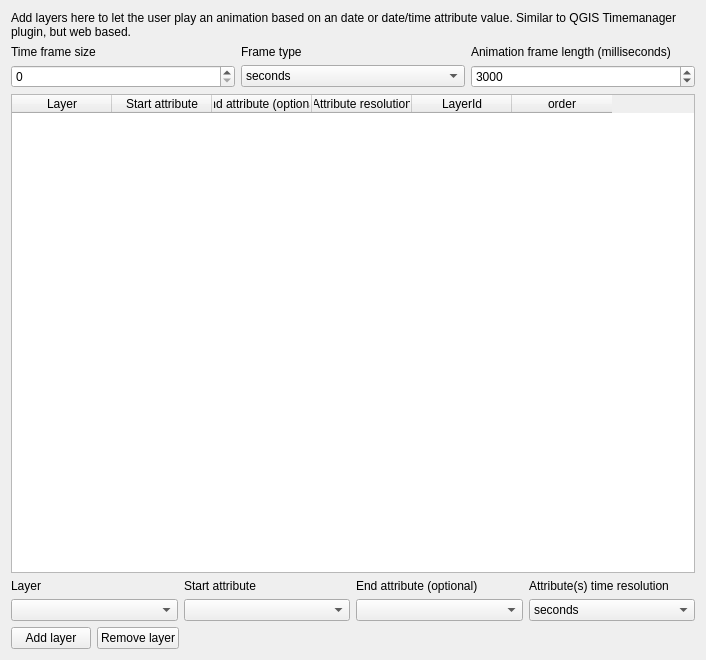
             <widget class="QWidget" name="scrollAreaWidgetContents_9">
              <property name="geometry">
               <rect>
                <x>0</x>
                <y>0</y>
                <width>706</width>
                <height>660</height>
               </rect>
              </property>
              <layout class="QVBoxLayout" name="verticalLayout_43">
               <item>
                <widget class="QLabel" name="label_41">
                 <property name="text">
                  <string>Add layers here to let the user play an animation based on an date or date/time attribute value. Similar to QGIS Timemanager plugin, but web based.</string>
                 </property>
                 <property name="wordWrap">
                  <bool>true</bool>
                 </property>
                </widget>
               </item>
               <item>
                <layout class="QGridLayout" name="gridLayout_13">
                 <item row="0" column="1">
                  <widget class="QLabel" name="label_43">
                   <property name="text">
                    <string>Frame type</string>
                   </property>
                   <property name="wordWrap">
                    <bool>true</bool>
                   </property>
                  </widget>
                 </item>
                 <item row="0" column="0">
                  <widget class="QLabel" name="label_42">
                   <property name="text">
                    <string>Time frame size</string>
                   </property>
                   <property name="wordWrap">
                    <bool>true</bool>
                   </property>
                  </widget>
                 </item>
                 <item row="1" column="0">
                  <widget class="QSpinBox" name="inTimeFrameSize">
                   <property name="maximum">
                    <number>10000</number>
                   </property>
                  </widget>
                 </item>
                 <item row="0" column="2">
                  <widget class="QLabel" name="label_44">
                   <property name="text">
                    <string>Animation frame length (milliseconds)</string>
                   </property>
                   <property name="wordWrap">
                    <bool>true</bool>
                   </property>
                  </widget>
                 </item>
                 <item row="1" column="2">
                  <widget class="QSpinBox" name="inAnimationFrameLength">
                   <property name="toolTip">
                    <string>Duration in milliseconds of a given time frame step before the next frame is activated (used when the play button is activated)</string>
                   </property>
                   <property name="maximum">
                    <number>10000</number>
                   </property>
                   <property name="value">
                    <number>3000</number>
                   </property>
                  </widget>
                 </item>
                 <item row="1" column="1">
                  <widget class="QComboBox" name="liTimeFrameType">
                   <item>
                    <property name="text">
                     <string>seconds</string>
                    </property>
                   </item>
                   <item>
                    <property name="text">
                     <string>minutes</string>
                    </property>
                   </item>
                   <item>
                    <property name="text">
                     <string>hours</string>
                    </property>
                   </item>
                   <item>
                    <property name="text">
                     <string>days</string>
                    </property>
                   </item>
                   <item>
                    <property name="text">
                     <string>weeks</string>
                    </property>
                   </item>
                   <item>
                    <property name="text">
                     <string>months</string>
                    </property>
                   </item>
                   <item>
                    <property name="text">
                     <string>years</string>
                    </property>
                   </item>
                  </widget>
                 </item>
                </layout>
               </item>
               <item>
                <widget class="QTableWidget" name="twTimemanager">
                 <property name="maximumSize">
                  <size>
                   <width>16777215</width>
                   <height>16777215</height>
                  </size>
                 </property>
                 <property name="editTriggers">
                  <set>QAbstractItemView::NoEditTriggers</set>
                 </property>
                 <property name="alternatingRowColors">
                  <bool>true</bool>
                 </property>
                 <property name="selectionMode">
                  <enum>QAbstractItemView::SingleSelection</enum>
                 </property>
                 <property name="selectionBehavior">
                  <enum>QAbstractItemView::SelectRows</enum>
                 </property>
                 <column>
                  <property name="text">
                   <string>Layer</string>
                  </property>
                 </column>
                 <column>
                  <property name="text">
                   <string>Start attribute</string>
                  </property>
                 </column>
                 <column>
                  <property name="text">
                   <string>End attribute (optional)</string>
                  </property>
                 </column>
                 <column>
                  <property name="text">
                   <string>Attribute resolution</string>
                  </property>
                 </column>
                 <column>
                  <property name="text">
                   <string>LayerId</string>
                  </property>
                 </column>
                 <column>
                  <property name="text">
                   <string>order</string>
                  </property>
                 </column>
                </widget>
               </item>
               <item>
                <layout class="QGridLayout" name="gridLayout_22">
                 <item row="0" column="1">
                  <widget class="QLabel" name="label_45">
                   <property name="text">
                    <string>Layer</string>
                   </property>
                   <property name="wordWrap">
                    <bool>true</bool>
                   </property>
                  </widget>
                 </item>
                 <item row="1" column="1">
                  <widget class="QgsMapLayerComboBox" name="liTimemanagerLayers">
                   <property name="toolTip">
                    <string>Layer with the date/time</string>
                   </property>
                  </widget>
                 </item>
                 <item row="1" column="2">
                  <widget class="QgsFieldComboBox" name="liTimemanagerStartAttribute">
                   <property name="toolTip">
                    <string>Field with the start date/time</string>
                   </property>
                  </widget>
                 </item>
                 <item row="0" column="3">
                  <widget class="QLabel" name="label_49">
                   <property name="text">
                    <string>End attribute (optional)</string>
                   </property>
                   <property name="wordWrap">
                    <bool>true</bool>
                   </property>
                  </widget>
                 </item>
                 <item row="1" column="3">
                  <widget class="QgsFieldComboBox" name="liTimemanagerEndAttribute">
                   <property name="toolTip">
                    <string>Field with the end date/time (optional)</string>
                   </property>
                  </widget>
                 </item>
                 <item row="0" column="2">
                  <widget class="QLabel" name="label_46">
                   <property name="text">
                    <string>Start attribute</string>
                   </property>
                   <property name="wordWrap">
                    <bool>true</bool>
                   </property>
                  </widget>
                 </item>
                 <item row="0" column="4">
                  <widget class="QLabel" name="label_47">
                   <property name="text">
                    <string>Attribute(s) time resolution</string>
                   </property>
                   <property name="wordWrap">
                    <bool>true</bool>
                   </property>
                  </widget>
                 </item>
                 <item row="1" column="4">
                  <widget class="QComboBox" name="liTimemanagerAttributeResolution">
                   <property name="toolTip">
                    <string>Date/time resolution of the chosen attribute(s)</string>
                   </property>
                   <item>
                    <property name="text">
                     <string>seconds</string>
                    </property>
                   </item>
                   <item>
                    <property name="text">
                     <string>minutes</string>
                    </property>
                   </item>
                   <item>
                    <property name="text">
                     <string>hours</string>
                    </property>
                   </item>
                   <item>
                    <property name="text">
                     <string>days</string>
                    </property>
                   </item>
                   <item>
                    <property name="text">
                     <string>weeks</string>
                    </property>
                   </item>
                   <item>
                    <property name="text">
                     <string>years</string>
                    </property>
                   </item>
                  </widget>
                 </item>
                </layout>
               </item>
               <item>
                <layout class="QVBoxLayout" name="verticalLayout_17">
                 <item>
                  <layout class="QHBoxLayout" name="horizontalLayout_24">
                   <item>
                    <widget class="QPushButton" name="btTimemanagerLayerAdd">
                     <property name="text">
                      <string>Add layer</string>
                     </property>
                    </widget>
                   </item>
                   <item>
                    <widget class="QPushButton" name="btTimemanagerLayerDel">
                     <property name="text">
                      <string>Remove layer</string>
                     </property>
                    </widget>
                   </item>
                   <item>
                    <spacer name="horizontalSpacer_21">
                     <property name="orientation">
                      <enum>Qt::Horizontal</enum>
                     </property>
                     <property name="sizeHint" stdset="0">
                      <size>
                       <width>40</width>
                       <height>20</height>
                      </size>
                     </property>
                    </spacer>
                   </item>
                  </layout>
                 </item>
                </layout>
               </item>
              </layout>
             </widget>
